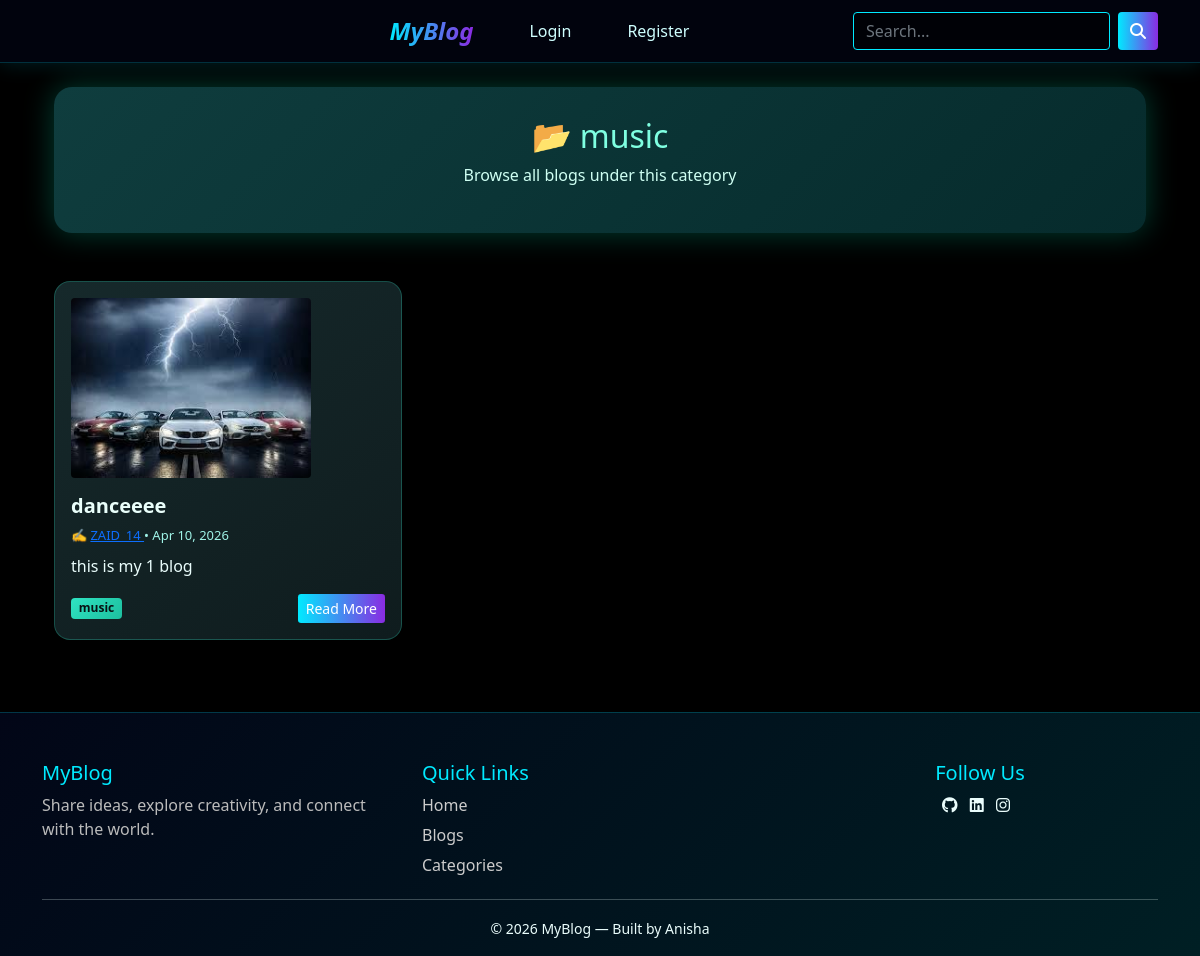
Page /category/music/ on the committed database.
### app/models.py (models this page shows, shortened)
class Category(models.Model):
    name = models.CharField(max_length=100, unique=True)
    slug = models.SlugField(unique=True, blank=True)
    class Meta:
        verbose_name_plural = "Categories"
        ordering = ['name']

class BlogPost(models.Model):
    STATUS_CHOICES = [
        ('DRAFT', 'Draft'),
        ('PUBLISHED', 'Published'),
    ]
    author = models.ForeignKey(
        User,
        on_delete=models.CASCADE,
        related_name="blogs"
    )
    category = models.ForeignKey(
        Category,
        on_delete=models.SET_NULL,
        null=True,
        related_name="blogs"
    )
    title = models.CharField(max_length=250)
    slug = models.SlugField(unique=True, blank=True)
    content = models.TextField()
    featured_image = models.ImageField(
        upload_to="blogs/",
        blank=True,
        null=True
    )
    video = models.FileField(        # optional video
        upload_to="blog_videos/",
        blank=True,
        null=True
    )
    status = models.CharField(
        max_length=10,
        choices=STATUS_CHOICES,
        default='DRAFT'
    )
    is_featured = models.BooleanField(default=False)
    created_at = models.DateTimeField(auto_now_add=True)
    updated_at = models.DateTimeField(auto_now=True)
    class Meta:
        ordering = ['-created_at']

### app/views.py (the view)
# urls.py: path('category/<slug:slug>/', views.category_view, name='category'),
def category_view(request, slug):
    category = get_object_or_404(Category, slug=slug)
    blogs = BlogPost.objects.filter(
        category=category,
        status='PUBLISHED'
    ).order_by('-created_at')
    return render(request, 'blog/category.html', {
        'category': category,
        'blogs': blogs
    })

### app/templates/blog/category.html (shortened to what this page needs)
{% extends 'blog/base.html' %}
{% load static %}
{% block content %}
<div class="container mb-5">
  <div class="category-header">
    <h2>📂 {{ category.name }}</h2>
    {% if category.description %}
      <p class="mt-2">{{ category.description }}</p>
    {% else %}
      <p class="mt-2">Browse all blogs under this category</p>
    {% endif %}
  </div>
</div>
<div class="container">
  <div class="row">
    {% for blog in blogs %}
      <div class="col-md-4 mb-4">
        <div class="blog-card p-3">
          {% if blog.featured_image %}
            <img src="{{ blog.featured_image.url }}"
                 class="img-fluid rounded mb-3"
                 style="height:180px;object-fit:cover;">
          {% endif %}
          <h5 class="fw-bold">
            <a href="{% url 'blog_detail' blog.slug %}">
              {{ blog.title }}
            </a>
          </h5>
          <div class="blog-meta mb-2">
            ✍️
            <a href="{% url 'author_profile' blog.author.username %}">
              {{ blog.author.username }}
            </a>
            • {{ blog.created_at|date:"M d, Y" }}
          </div>
          <p>
            {{ blog.content|truncatechars:100 }}
          </p>
          <div class="d-flex justify-content-between align-items-center mt-2">
            <span class="badge">
              {{ category.name }}
            </span>
            <a href="{% url 'blog_detail' blog.slug %}" class="btn btn-sm btn-primary">
              Read More
            </a>
          </div>
        </div>
      </div>
    {% empty %}
      <div class="col-12 text-center">
        <h5>No blogs found in this category 🚀</h5>
      </div>
    {% endfor %}
  </div>
</div>
{% endblock content %}

### app/templates/blog/base.html (style rules this page uses)
body { background: #000; color: #eafdfc; margin: 0; overflow-x: hidden; }
.btn-primary { background: linear-gradient(90deg,#00eaff,#8a2be2); border: none; }

### app/templates/blog/category.html (style rules this page uses)
.category-header { background: linear-gradient(135deg,#0f3d3e,#062b2c); border-radius:18px; padding:30px; box-shadow:0 0 30px rgba(0,255,200,.25); text-align:center; }
.category-header h2 { color:#7fffe1; }
.category-header p { color:#cffff3; }
.blog-card { background: linear-gradient(145deg,#16292b,#0f1c1e); border-radius:16px; border:1px solid rgba(47,227,194,0.25); box-shadow:0 10px 25px rgba(0,0,0,0.6); transition:all .3s ease; height:100%; }
.blog-card h5 a { color:#eafffb; text-decoration:none; }
.badge { background: linear-gradient(135deg,#2fe3c2,#1dbf9f); color:#081214; }
.blog-meta { color:#9ff3e7; font-size:13px; }

### rows in the picture
Category: name "music"
BlogPost: featured_image (picture), title "danceeee", author.username "ZAID_14", created_at "Apr 10, 2026", content "this is my 1 blog"
